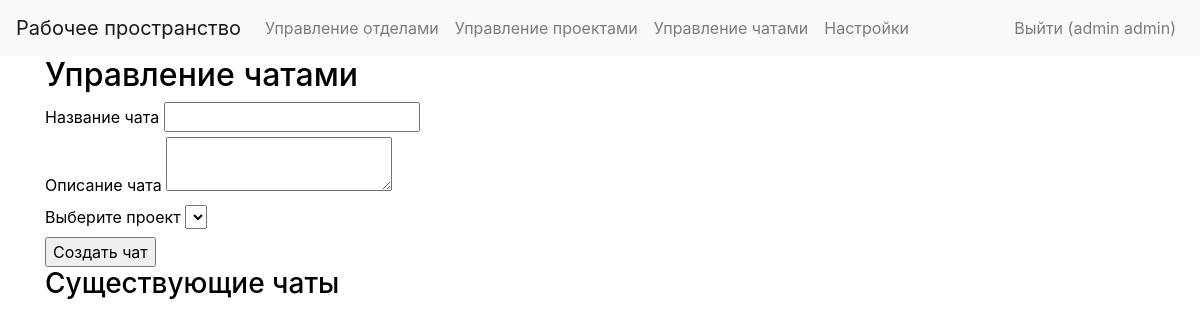
The app's page /moderator/chats (signed in), older data.
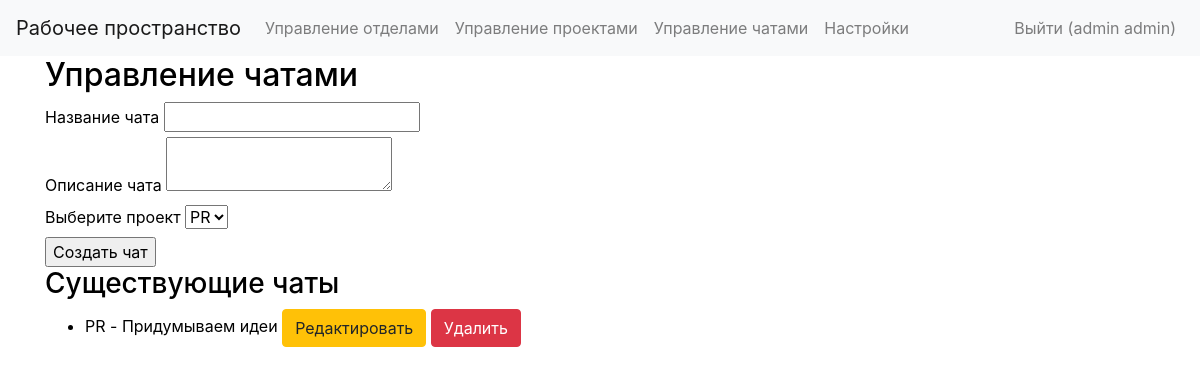
The same page, newer data.
### app/models.py (models this page shows, shortened)
class User(db.Model, UserMixin):
    id = db.Column(db.Integer, primary_key=True)
    name = db.Column(db.String(50), nullable=False)
    email = db.Column(db.String(120), unique=True, nullable=False)
    password = db.Column(db.String(200), nullable=False)
    role_id = db.Column(db.Integer, db.ForeignKey('role.id'))
    department_id = db.Column(db.Integer, db.ForeignKey('department.id'))
    registered_on = db.Column(db.DateTime)

class Chat(db.Model):
    id = db.Column(db.Integer, primary_key=True)
    title = db.Column(db.String(100))
    description = db.Column(db.Text)
    project_id = db.Column(db.Integer, db.ForeignKey('project.id'))
    messages = db.relationship('Message', backref='chat', lazy=True)

### app/views.py (the view)
@app.route('/moderator/chats', methods=['GET', 'POST'])
@login_required
def manage_chats():
    form = ChatForm()
    form.project_id.choices = [(p.id, p.title) for p in Project.query.all()]
    if form.validate_on_submit():
        chat = Chat(title=form.title.data, description=form.description.data, project_id=form.project_id.data)
        db.session.add(chat)
        db.session.commit()
        flash('Чат успешно добавлен!')
        return redirect(url_for('manage_chats'))
    chats = Chat.query.all()
    return render_template('manage_chats.html', form=form, chats=chats)

### app/forms.py
class ChatForm(FlaskForm):
    title = StringField('Название чата', validators=[DataRequired()])
    description = TextAreaField('Описание чата')
    project_id = SelectField('Выберите проект', coerce=int)  # Добавляем выбор проекта
    submit = SubmitField('Создать чат')

### app/__init__.py (called while the page is built)
@login_manager.user_loader
def load_user(user_id):
    return models.User.query.get(int(user_id))

### app/templates/manage_chats.html (shortened to what this page needs)
{% extends "moder_base.html" %}
{% block content %}
<h2>Управление чатами</h2>
<form method="POST">
    <div>
        {{ form.title.label }} {{ form.title() }}
    </div>
    <div>
        {{ form.description.label }} {{ form.description() }}
    </div>
    <div>
        {{ form.project_id.label }} {{ form.project_id() }}
    </div>
    <div>
        {{ form.submit() }}
    </div>
</form>
<h3>Существующие чаты</h3>
<ul>
{% for chat in chats %}
   <li>
       {{ chat.title }} - {{ chat.description }}
       <button type="button" class="btn btn-warning" data-toggle="modal" data-target="#editModal{{ chat.id }}">Редактировать</button>
       <form action="{{ url_for('delete_chat', id=chat.id) }}" method="POST" style="display:inline;">
    <button type="submit" class="btn btn-danger">Удалить</button>
       </form>
   </li>
{% endfor %}
</ul>
{% endblock %}

### app/templates/moder_base.html (shortened to what this page needs)
<!DOCTYPE html>
<html lang="en">
<head>
    <link rel="stylesheet" href="https://stackpath.bootstrapcdn.com/bootstrap/4.5.2/css/bootstrap.min.css">
    <link rel="stylesheet" href="{{ url_for('static', filename='css/styles.css') }}">
</head>
<body class="{{ 'dark' if theme_value else 'light' }}">
    <nav class="navbar navbar-expand-lg {{ 'bg-dark text-light' if theme_value else 'bg-light navbar-light' }}">
        <a class="navbar-brand" href="{{ url_for('index') }}">Рабочее пространство</a>
        <div class="collapse navbar-collapse" id="navbarNav">
            <ul class="navbar-nav mr-auto">
                <li class="nav-item"><a class="nav-link" href="{{ url_for('manage_departments') }}">Управление отделами</a></li>
                <li class="nav-item"><a class="nav-link" href="{{ url_for('manage_projects') }}">Управление проектами</a></li>
                <li class="nav-item"><a class="nav-link" href="{{ url_for('manage_chats') }}">Управление чатами</a></li>
                <li class="nav-item"><a class="nav-link" href="{{ url_for('settings') }}">Настройки</a></li>
            </ul>
            <ul class="navbar-nav ml-auto">
                {% if current_user.is_authenticated %}
                <li class="nav-item"><a class="nav-link" href="{{ url_for('logout') }}">Выйти ({{ current_user.name
                        }})</a></li>
                {% else %}
                <li class="nav-item"><a class="nav-link" href="{{ url_for('register') }}">Регистрация</a></li>
                <li class="nav-item"><a class="nav-link" href="{{ url_for('login') }}">Войти</a></li>
                {% endif %}
            </ul>
        </div>
    </nav>
    <div class="container">
        {% block content %}
        {% endblock %}
    </div>
</body>
</html>

### app/static/css/styles.css (style rules this page uses)
body { transition: background-color 0.5s, color 0.5s; }
body.light { background-color: white; color: black; }
.btn { transition: background-color 0.5s, color 0.5s; }
a { color: #ddd; }

Row changes from the older to the newer data that the page shows:
added Chat: title "PR", description "Придумываем идеи"
Text that changed along with them:
form field project_id: (not shown) → "PR"
